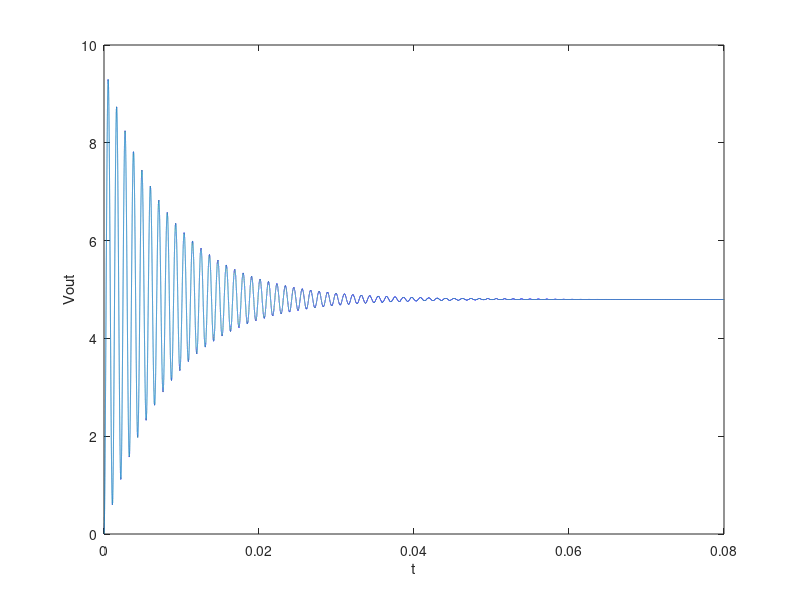

Reproduce this figure in MATLAB.
% Matt McDade
% System Simulation
% HW 4 Problem B

R = 400;
L = 3e-3;
C = 10e-6;

A = [0    -1/L;
     1/C  -1/(R*C) ];
B = [1/L; 
     0 ];
C = [0 1];

T = 1 / (55000 * 100);
tfinal = 0.08;
t = [0:T:tfinal];
N = length(t);

x    = zeros(2, N); 
f    = zeros(2, N);
s    = zeros(1, N);
vout = zeros(1, N);
vin  = 12 * ones(1, N);

for k = 1:N
    if (mod(k, 100) < 40) s(k) = 1;
    else s(k) = 0;
    end
end

for k = 1:N-1
    f(:, k)   = A * x(:, k) + B * s(k) * vin(k);
    x(:, k+1) = x(:, k) + T * f(:, k);
    vout(k+1) = C * x(:, k+1);
end

plot(t, vout);
xlabel('t'); ylabel('Vout')